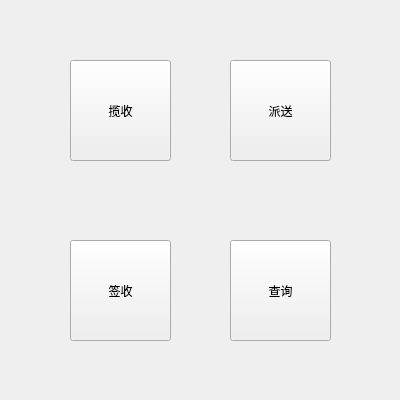
<?xml version="1.0" encoding="UTF-8"?>
<ui version="4.0">
 <class>postman</class>
 <widget class="QWidget" name="postman">
  <property name="geometry">
   <rect>
    <x>0</x>
    <y>0</y>
    <width>400</width>
    <height>400</height>
   </rect>
  </property>
  <property name="windowTitle">
   <string>Form</string>
  </property>
  <widget class="QPushButton" name="pushButton">
   <property name="geometry">
    <rect>
     <x>70</x>
     <y>60</y>
     <width>101</width>
     <height>101</height>
    </rect>
   </property>
   <property name="text">
    <string>揽收</string>
   </property>
  </widget>
  <widget class="QPushButton" name="pushButton_2">
   <property name="geometry">
    <rect>
     <x>230</x>
     <y>60</y>
     <width>101</width>
     <height>101</height>
    </rect>
   </property>
   <property name="text">
    <string>派送</string>
   </property>
  </widget>
  <widget class="QPushButton" name="pushButton_3">
   <property name="geometry">
    <rect>
     <x>70</x>
     <y>240</y>
     <width>101</width>
     <height>101</height>
    </rect>
   </property>
   <property name="text">
    <string>签收</string>
   </property>
  </widget>
  <widget class="QPushButton" name="pushButton_4">
   <property name="geometry">
    <rect>
     <x>230</x>
     <y>240</y>
     <width>101</width>
     <height>101</height>
    </rect>
   </property>
   <property name="text">
    <string>查询</string>
   </property>
  </widget>
 </widget>
 <resources/>
 <connections/>
</ui>
